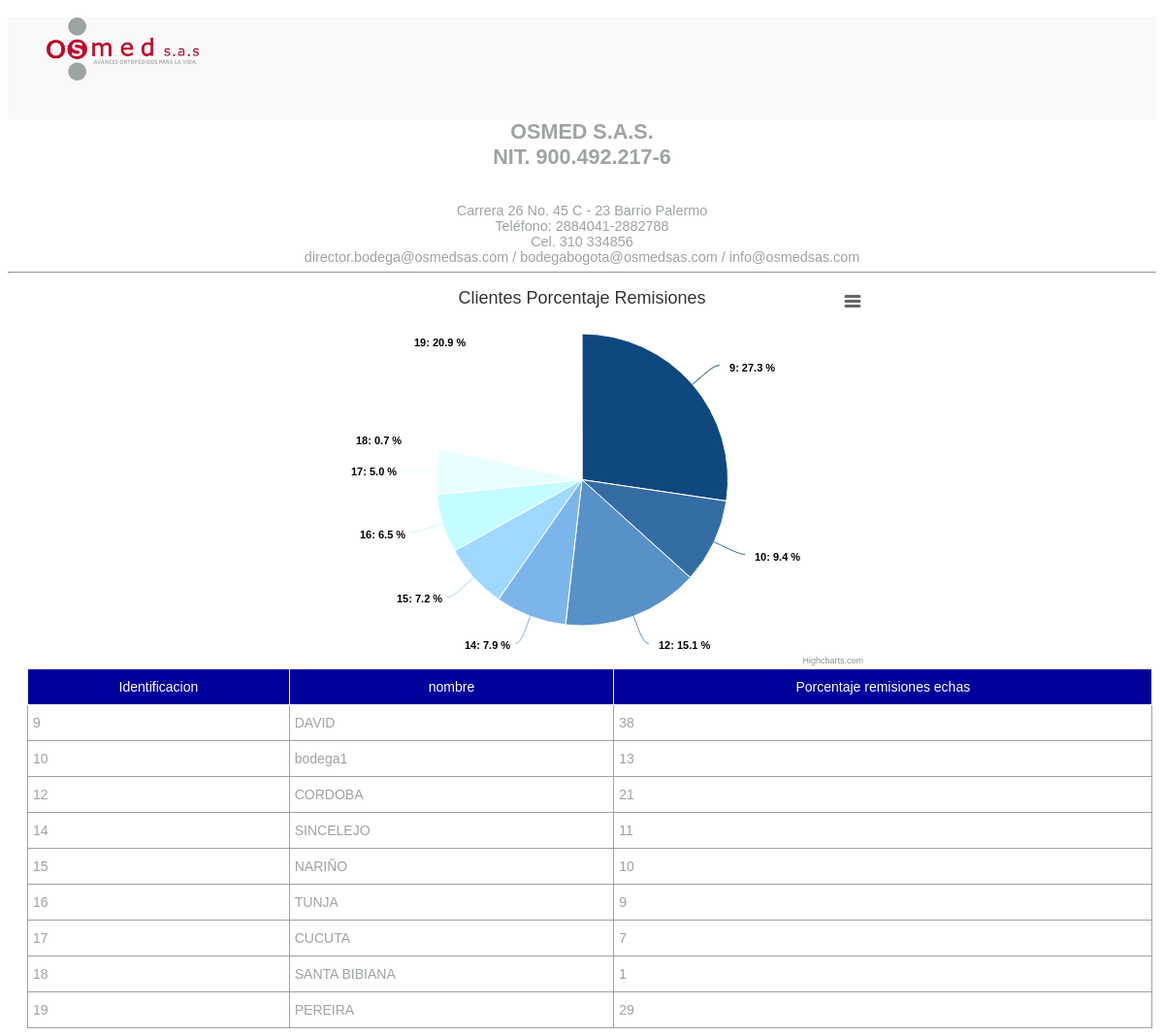
Page /graficos/r6.php on the committed database.
### tables this page shows
CREATE TABLE `remision` (
  `idremision` int(15) NOT NULL,
  `idsalida` int(15) NOT NULL,
  `idbodega` int(15) NOT NULL,
  `idpaciente` int(15) NOT NULL,
  `idusuario` int(15) NOT NULL,
  `idclientes` int(15) NOT NULL,
  `fecha` varchar(15) NOT NULL,
  `subtotal` int(15) NOT NULL,
  `iva` int(15) NOT NULL,
  `descuento` int(15) NOT NULL,
  `fletes` int(15) NOT NULL,
  `estado` varchar(15) NOT NULL,
  `retefuente` varchar(15) NOT NULL,
  `total` int(15) NOT NULL,
  `documento` varchar(20) NOT NULL,
  `observacioneliminado` varchar(250) DEFAULT NULL
);

CREATE TABLE `terceros` (
  `idclientes` int(15) NOT NULL,
  `departamento` int(15) NOT NULL,
  `ciudad` int(15) NOT NULL,
  `nombre` varchar(15) NOT NULL,
  `institucion` varchar(15) NOT NULL,
  `nit` varchar(20) NOT NULL,
  `telefono` varchar(15) NOT NULL,
  `correo` varchar(20) NOT NULL,
  `direccion` varchar(20) NOT NULL,
  `celular` varchar(20) NOT NULL,
  `estado` varchar(11) NOT NULL,
  `contacto_directo` varchar(15) NOT NULL,
  `sede` varchar(15) NOT NULL,
  `tipo` varchar(15) NOT NULL,
  `calificacion` varchar(15) NOT NULL,
  `bodega` varchar(15) NOT NULL,
  `fechamodificado` varchar(15) NOT NULL
);

### graficos/r6.php (the view, shortened to what this page needs)
<?php
include_once "../php/conexion.php";
    $conexion= conexion();
include('../html/encabezado.php');
    echo '
    <section id="encabezado">
        <div id="logo">
            <a href="../html/profile"><img src="../imagenes/logo.png"></a>
        </div>
    </section>
    <center><h2><strong>OSMED S.A.S.<br>NIT. 900.492.217-6</strong></h2><br>Carrera 26 No. 45 C - 23 Barrio Palermo<br>Teléfono: 2884041-2882788<br>Cel. 310 334856<br>director.bodega@osmedsas.com / bodegabogota@osmedsas.com / info@osmedsas.com</center><hr>
        ';
        ?>
<!DOCTYPE HTML>
<html>
    <head>
    </head>
    <body>
<div id="container" style="min-width: 310px; height: 400px; max-width: 600px; margin: 0 auto"></div>
    </body>
</html>
<?php
    $bill_usuarios = mysqli_query($conexion,"SELECT * FROM remision group by idclientes ") or die(mysqli_error($conexion));
    echo '<div id="consultaLarga">
        <table id="t21" class="tg">
          <tr>
            <th class="tg-g4jy">Identificacion</th>
            <th class="tg-g4jy">nombre</th>
            <th class="tg-g4jy">Porcentaje remisiones echas</th>
            </tr>';
    while ($row = $bill_usuarios->fetch_assoc()) {
        $cle=$row['idclientes'];
        $bill_usuarios2 = mysqli_query($conexion,"SELECT * FROM terceros where idclientes = '$cle' ") or die(mysqli_error($conexion));
        $row2 = $bill_usuarios2->fetch_assoc();
        echo '<tr>
            <td class="tg-iacq">'.$row['idclientes'].'</td>
            <td class="tg-iacq">'.$row2['nombre'].'</td>
            <td class="tg-iacq">'.$row['idsalida'].'</td>
            </tr>';
    }
    echo '</table></div> ';
    ?>

### style/style.css (style rules this page uses)
body { font-family: sans-serif; color: #9EA3A3; font-size: 90%; }
section { float: left; width: 100%; }
table { position: relative; left: 20px; width: 98%; }
#encabezado { width: 100%; background-color: #F9F9F9; }
#encabezado img { width: 15%; padding-left: 40px; padding-bottom: 40px; }
a { text-decoration: none; color: #F9F9F9; }

### graficos/r6.php (style rules this page uses)
.tg { border-collapse:collapse;border-spacing:0; }
.tg td { font-family:Arial, sans-serif;font-size:14px;padding:10px 5px;border-style:solid;border-width:1px;overflow:hidden;word-break:normal; }
.tg th { font-family:Arial, sans-serif;font-size:14px;font-weight:normal;padding:10px 5px;border-style:solid;border-width:1px;overflow:hidden;word-break:normal; }
.tg .tg-g4jy { background:#00009b;color:white;vertical-align:top }

### rows in the picture
remision: idclientes "9", idclientes.nombre "DAVID", idsalida "38"
remision: idclientes "10", idclientes.nombre "bodega1", idsalida "13"
remision: idclientes "12", idclientes.nombre "CORDOBA", idsalida "21"
remision: idclientes "14", idclientes.nombre "SINCELEJO", idsalida "11"
remision: idclientes "15", idclientes.nombre "NARIÑO", idsalida "10"
remision: idclientes "16", idclientes.nombre "TUNJA", idsalida "9"
remision: idclientes "17", idclientes.nombre "CUCUTA", idsalida "7"
remision: idclientes "18", idclientes.nombre "SANTA BIBIANA", idsalida "1"
remision: idclientes "19", idclientes.nombre "PEREIRA", idsalida "29"
